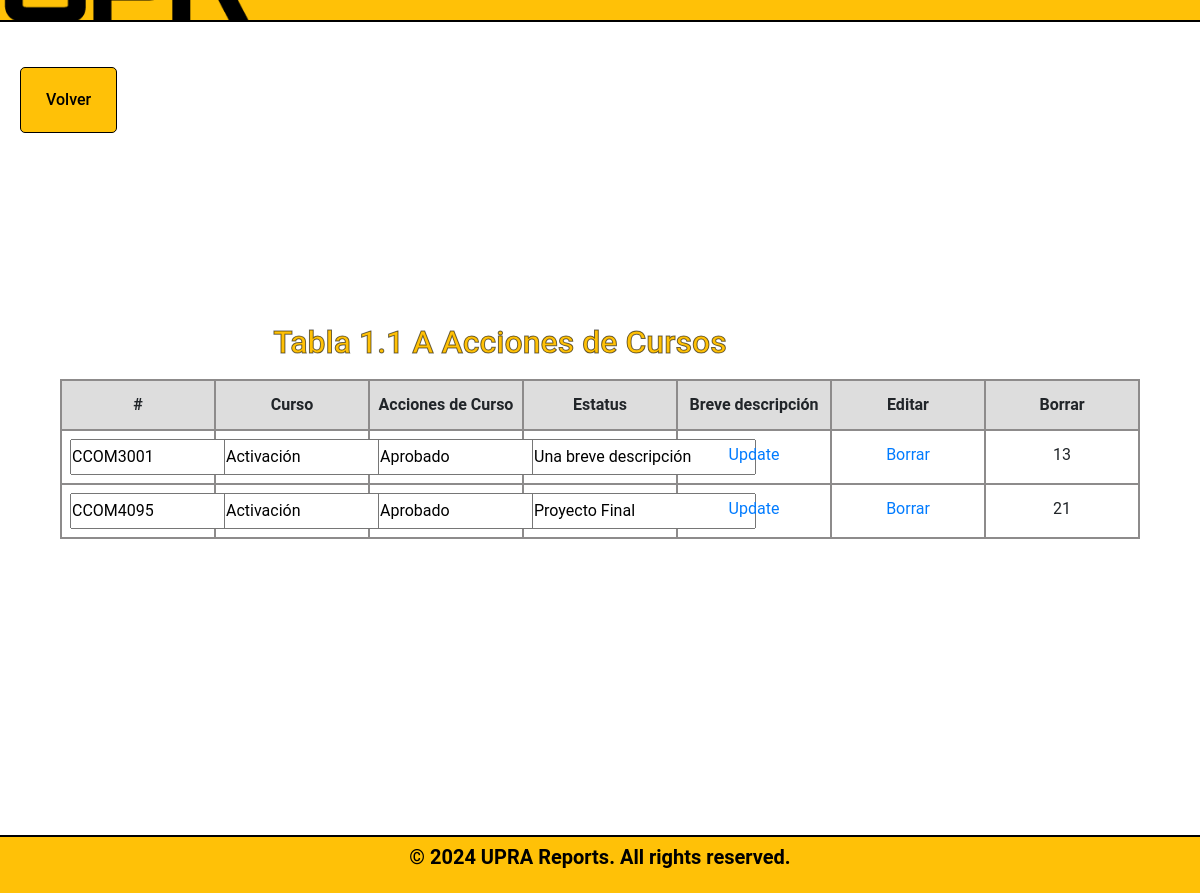
Before: /meta-1/tabla1.1_edit.php with the older database file.
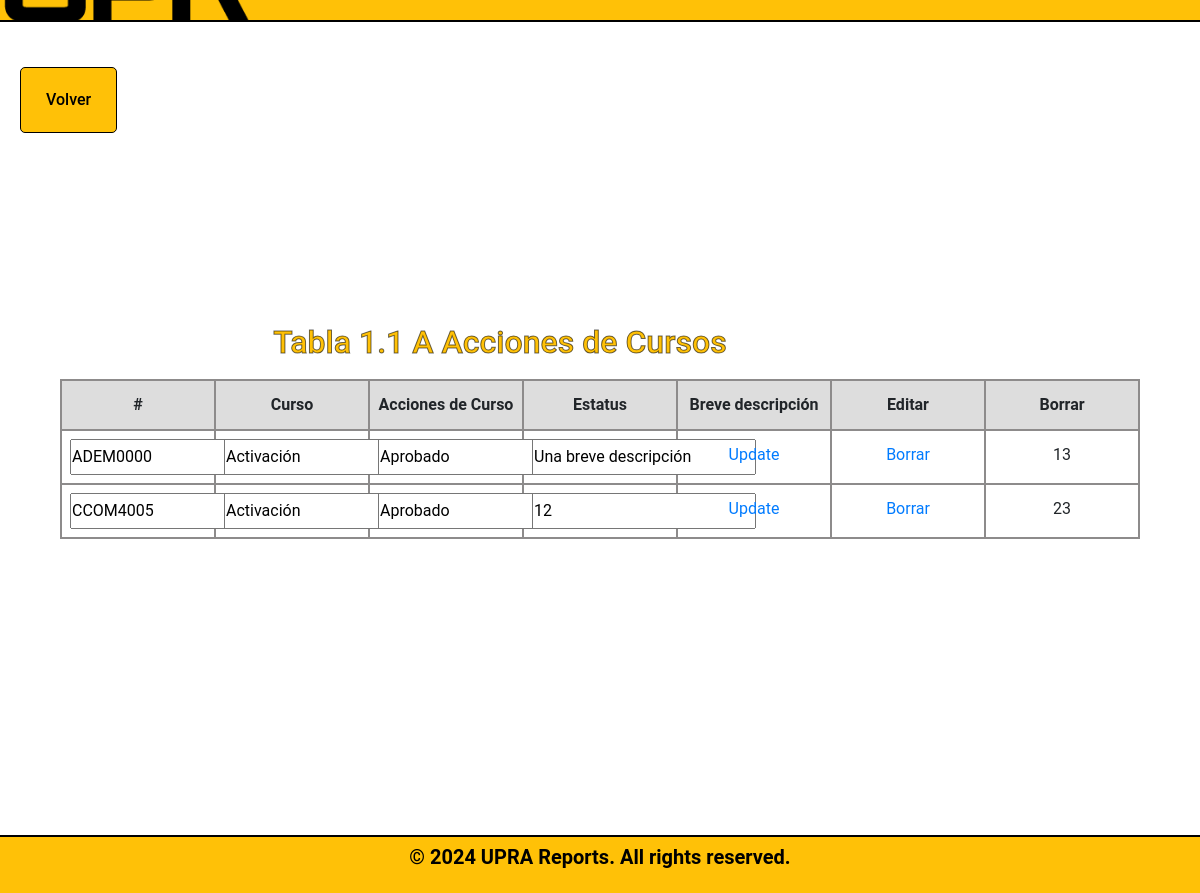
After: the same page with the newer database file.
### tables this page shows
CREATE TABLE `table11a` (
  `table11aID` int(11) NOT NULL,
  `DepartmentID` int(11) DEFAULT NULL,
  `year` int(4) DEFAULT NULL,
  `field1` varchar(8) DEFAULT NULL,
  `field2` varchar(100) DEFAULT NULL,
  `field3` varchar(10) DEFAULT NULL,
  `field4` varchar(255) DEFAULT NULL
);

### meta-1/tabla1.1_edit.php (the view, shortened to what this page needs)
<!DOCTYPE html>
<html lang="en">
<head>
        <link rel="stylesheet" href="../fonts/icomoon/style.css">
        <link rel="stylesheet" href="../css/owl.carousel.min.css">
        <link rel="stylesheet" href="../css/bootstrap.min.css">
        <link rel="stylesheet" href="../css/style.css">
        <link rel="stylesheet" href="../css/style-sidemenu.css">
    </head>
<body>
    <header></header>
    <div class="formbold-main-wrapperDept">
        <a class="underline-button" href="../meta-1/tabla1.1.html">Volver</a>
    </div>
    <div class="formbold-main-wrapper-edit">
        <div class="formbold-form-wrapper-edit">
            <h6>Tabla 1.1 A Acciones de Cursos</h6>
            <form action="tabla1.1-display.php" method="POST">
                <table class="table">
                    <thead>
                        <tr>
                            <th scope="col">#</th>
                            <th scope="col">Curso</th>
                            <th scope="col">Acciones&nbsp;de&nbsp;Curso</th>
                            <th scope="col">Estatus</th>
                            <th scope="col">Breve&nbsp;descripción</th>
                            <th scope="col">Editar</th>
                            <th scope="col">Borrar</th>
                        </tr>
                    </thead>
                    <tbody>
                    <?php
                        include 'db_info.php';
                        $sql = "SELECT * FROM table11a";
                        $result = $conn->query($sql);
                        while ($row = $result->fetch_assoc()) {
                            echo "<tr>";
                            echo "<td><input type='text' id='field1_" . $row['table11aID'] . "' value='" . $row['field1'] . "'></td>";
                            echo "<td><input type='text' id='field2_" . $row['table11aID'] . "' value='" . $row['field2'] . "'></td>";
                            echo "<td><input type='text' id='field3_" . $row['table11aID'] . "' value='" . $row['field3'] . "'></td>";
                            echo "<td><input type='text' id='field4_" . $row['table11aID'] . "' value='" . $row['field4'] . "'></td>";
                            echo "<td><a href='javascript:void(0);' onclick='updateTable11Row(" . $row['table11aID'] . ")'>Update</a></td>";
                            echo "<td><a href='../meta-1/tabla1.1_delete.php?id=" . $row['table11aID'] . "'>Borrar</a></td>";
                            echo "<td> <input type='hidden'>". $row['table11aID'] .  "</input></td>";
                            echo "</tr>";
                        }
                        ?>
                    </tbody>
                </table>
            </form>
        </div>
    </div>
    <div class="footer-box">
        <p>&copy; 2024 UPRA Reports. All rights reserved.</p>
    </div>
</body>
</html>

Changed rows visible on the page:
removed table11a: field1 "CCOM4095", field2 "Activación", field3 "Aprobado", field4 "Proyecto Final", table11aID "21"
changed table11a "Una breve descripción": field1 "CCOM3001" → "ADEM0000"
added table11a: field1 "CCOM4005", field2 "Activación", field3 "Aprobado", field4 "12", table11aID "23"
